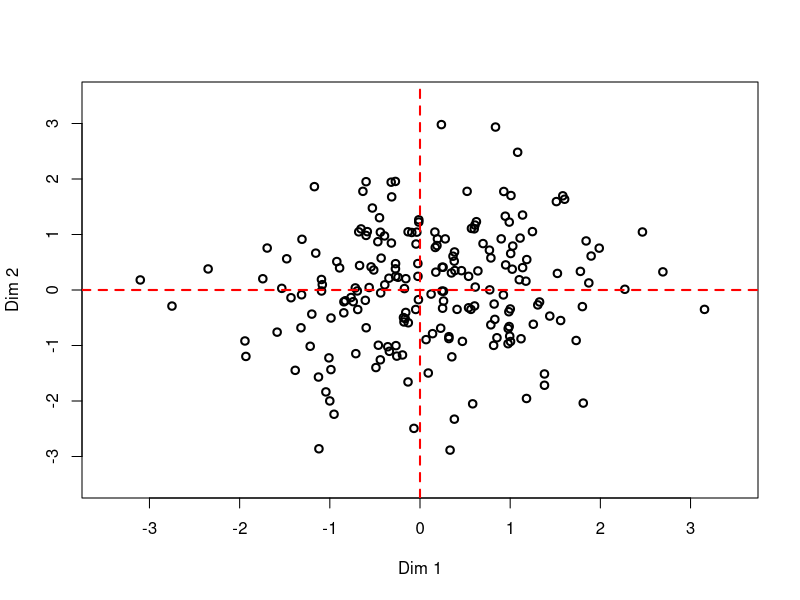
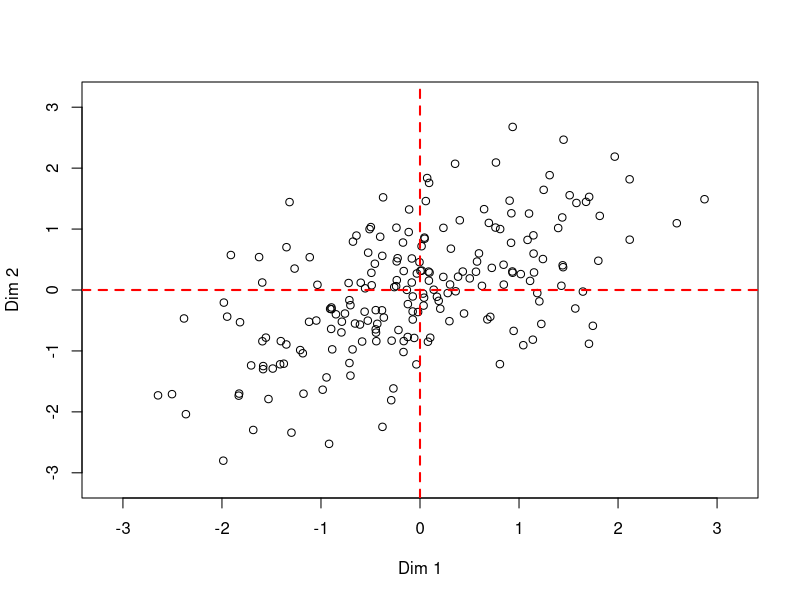
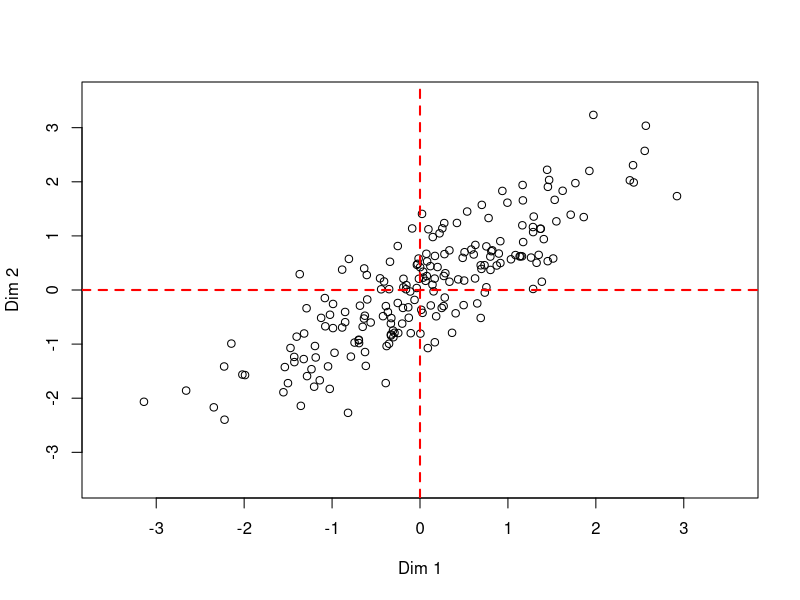
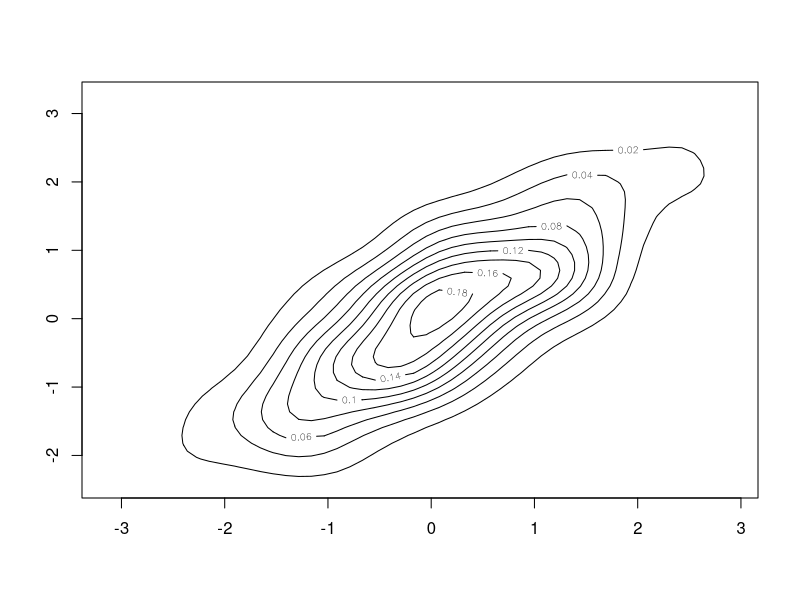
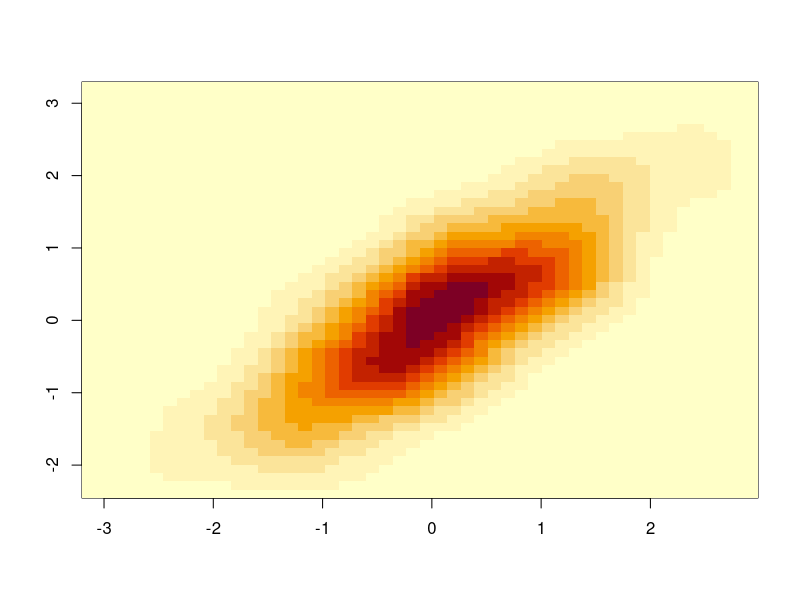
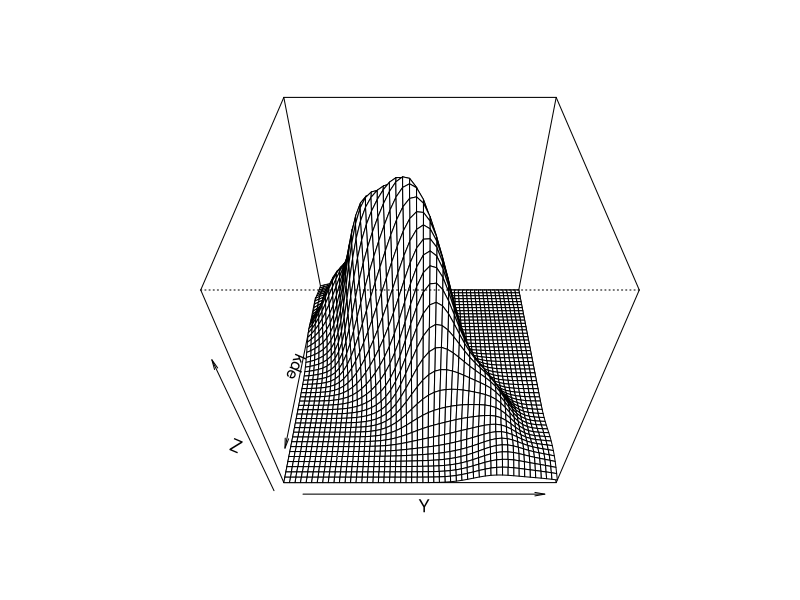
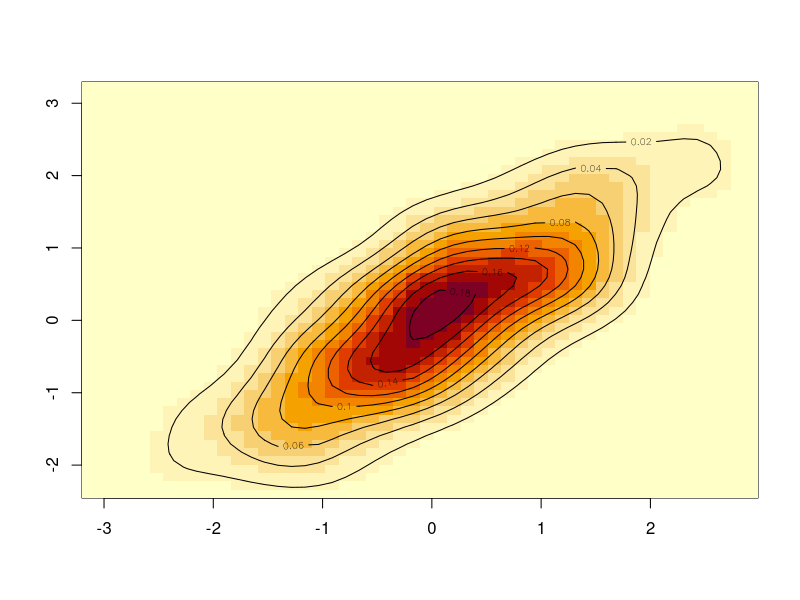
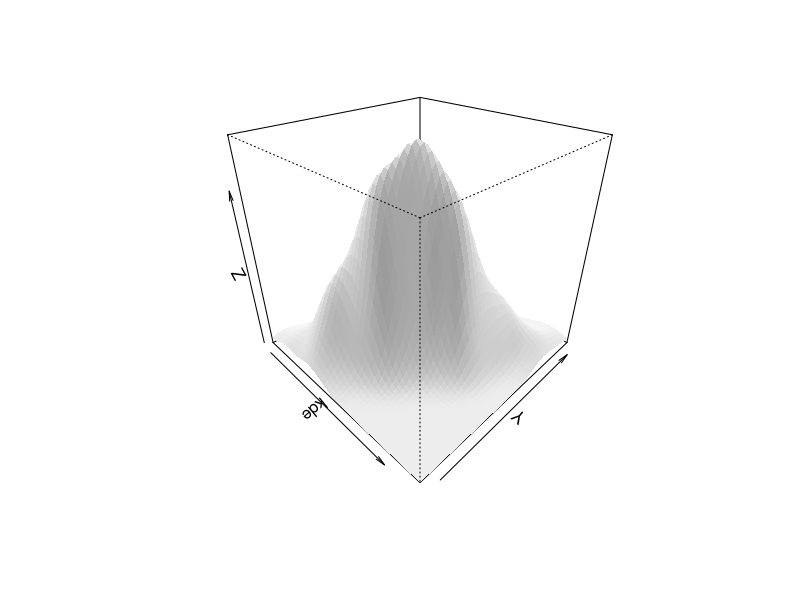

These charts were generated, in order, by the following R code:
require(MASS)
nofsample=200
nvar=2
mu=rep(0,nvar)
covmat=matrix(0,nvar,nvar)
diag(covmat)=1
dat=mvrnorm(nofsample, mu, covmat)
head(dat)


plotlim=1.1*max(abs(dat))
plot(dat[,1],dat[,2],lwd=2,
	xlim=c(-plotlim,plotlim),
	ylim=c(-plotlim,plotlim),
	xlab='Dim 1',ylab='Dim 2')
	
abline(h=0,lty=2,lwd=2,col='red')
abline(v=0,lty=2,lwd=2,col='red')

covmat=matrix(0,nvar,nvar)
diag(covmat)=1
covmat[1,2]=0.5
covmat[2,1]=0.5
dat=mvrnorm(nofsample, mu, covmat)

plotlim=1.1*max(abs(dat))
plot(dat[,1],dat[,2],
	xlim=c(-plotlim,plotlim),
	ylim=c(-plotlim,plotlim),
	xlab='Dim 1',ylab='Dim 2')
	
abline(h=0,lty=2,lwd=2,col='red')
abline(v=0,lty=2,lwd=2,col='red')

covmat=matrix(0,nvar,nvar)
diag(covmat)=1
covmat[1,2]=0.8
covmat[2,1]=0.8
dat=mvrnorm(nofsample, mu, covmat)

plotlim=1.1*max(abs(dat))
plot(dat[,1],dat[,2],
	xlim=c(-plotlim,plotlim),
	ylim=c(-plotlim,plotlim),
	xlab='Dim 1',ylab='Dim 2')
	
abline(h=0,lty=2,lwd=2,col='red')
abline(v=0,lty=2,lwd=2,col='red')



kde <- kde2d(dat[,1], dat[,2], n = 50)
contour(kde)
image(kde)
persp(kde, phi = 45, theta = 90)

# fancy contour with image
image(kde); contour(kde, add = T)

# fancy perspective
persp(kde, phi = 30, theta = 45, shade = .1, border = NA)

nofsample=50
nvar=2
mu=rep(0,nvar)
covmat=matrix(0,nvar,nvar)
diag(covmat)=1
covmat[1,2]=0.8
covmat[2,1]=0.8
dat=mvrnorm(nofsample, mu, covmat)

par(mfrow=c(1,2))
plotlim=1.1*max(abs(dat))
plot(dat[,1],xlab='Observations',ylab='',main='First dimension',ylim=c(-plotlim,plotlim))
plot(dat[,2],xlab='Observations',ylab='',main='Second dimension',ylim=c(-plotlim,plotlim))
plot(dat[,1],dat[,2],
	xlim=c(-plotlim,plotlim),
	ylim=c(-plotlim,plotlim),
	xlab='Dim 1',ylab='Dim 2',pch=21,bg='red',cex=1)



